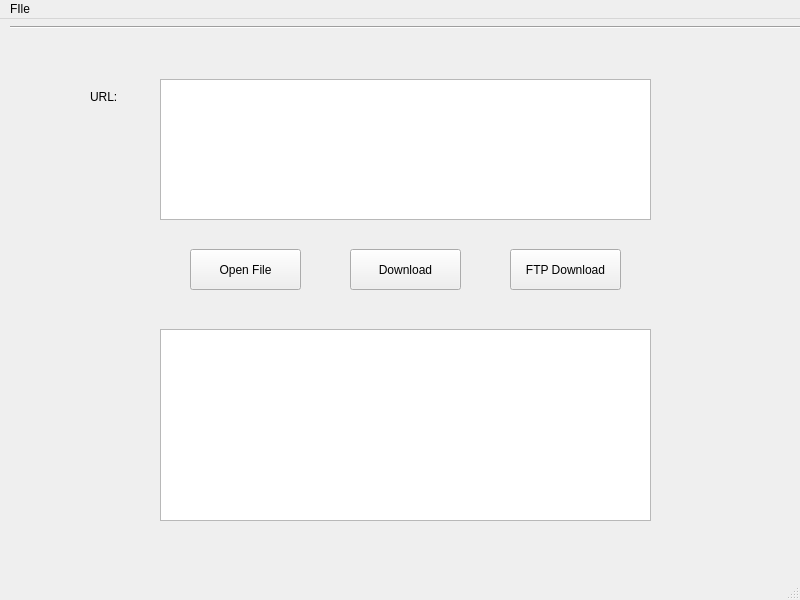
<?xml version="1.0" encoding="UTF-8"?>
<ui version="4.0">
 <class>MainWindow</class>
 <widget class="QMainWindow" name="MainWindow">
  <property name="geometry">
   <rect>
    <x>0</x>
    <y>0</y>
    <width>800</width>
    <height>600</height>
   </rect>
  </property>
  <property name="windowTitle">
   <string>MainWindow</string>
  </property>
  <widget class="QWidget" name="centralwidget">
   <widget class="QTextEdit" name="textEdit">
    <property name="geometry">
     <rect>
      <x>160</x>
      <y>60</y>
      <width>491</width>
      <height>141</height>
     </rect>
    </property>
    <property name="contextMenuPolicy">
     <enum>Qt::ActionsContextMenu</enum>
    </property>
   </widget>
   <widget class="QPushButton" name="btn_inputFile">
    <property name="geometry">
     <rect>
      <x>190</x>
      <y>230</y>
      <width>111</width>
      <height>41</height>
     </rect>
    </property>
    <property name="text">
     <string>Open File</string>
    </property>
   </widget>
   <widget class="QLabel" name="label">
    <property name="geometry">
     <rect>
      <x>90</x>
      <y>70</y>
      <width>72</width>
      <height>15</height>
     </rect>
    </property>
    <property name="text">
     <string>URL:</string>
    </property>
   </widget>
   <widget class="QTextBrowser" name="textBrowser">
    <property name="geometry">
     <rect>
      <x>160</x>
      <y>310</y>
      <width>491</width>
      <height>192</height>
     </rect>
    </property>
   </widget>
   <widget class="Line" name="line">
    <property name="geometry">
     <rect>
      <x>10</x>
      <y>0</y>
      <width>801</width>
      <height>16</height>
     </rect>
    </property>
    <property name="orientation">
     <enum>Qt::Horizontal</enum>
    </property>
   </widget>
   <widget class="QPushButton" name="btn_ftp">
    <property name="geometry">
     <rect>
      <x>510</x>
      <y>230</y>
      <width>111</width>
      <height>41</height>
     </rect>
    </property>
    <property name="text">
     <string>FTP Download</string>
    </property>
   </widget>
   <widget class="QPushButton" name="btn_Download">
    <property name="geometry">
     <rect>
      <x>350</x>
      <y>230</y>
      <width>111</width>
      <height>41</height>
     </rect>
    </property>
    <property name="text">
     <string>Download</string>
    </property>
   </widget>
  </widget>
  <widget class="QMenuBar" name="menubar">
   <property name="geometry">
    <rect>
     <x>0</x>
     <y>0</y>
     <width>800</width>
     <height>26</height>
    </rect>
   </property>
   <widget class="QMenu" name="menu">
    <property name="title">
     <string>FIle</string>
    </property>
    <addaction name="actionOpen_Settings_txt"/>
   </widget>
   <addaction name="menu"/>
  </widget>
  <widget class="QStatusBar" name="statusbar"/>
  <action name="actionOpen_Settings_txt">
   <property name="text">
    <string>Open Settings.txt</string>
   </property>
  </action>
 </widget>
 <resources/>
 <connections>
  <connection>
   <sender>actionOpen_Settings_txt</sender>
   <signal>triggered()</signal>
   <receiver>MainWindow</receiver>
   <slot>close()</slot>
   <hints>
    <hint type="sourcelabel">
     <x>-1</x>
     <y>-1</y>
    </hint>
    <hint type="destinationlabel">
     <x>399</x>
     <y>299</y>
    </hint>
   </hints>
  </connection>
  <connection>
   <sender>btn_Download</sender>
   <signal>clicked()</signal>
   <receiver>MainWindow</receiver>
   <slot>close()</slot>
   <hints>
    <hint type="sourcelabel">
     <x>405</x>
     <y>276</y>
    </hint>
    <hint type="destinationlabel">
     <x>399</x>
     <y>299</y>
    </hint>
   </hints>
  </connection>
  <connection>
   <sender>btn_inputFile</sender>
   <signal>clicked()</signal>
   <receiver>MainWindow</receiver>
   <slot>close()</slot>
   <hints>
    <hint type="sourcelabel">
     <x>245</x>
     <y>276</y>
    </hint>
    <hint type="destinationlabel">
     <x>399</x>
     <y>299</y>
    </hint>
   </hints>
  </connection>
  <connection>
   <sender>btn_ftp</sender>
   <signal>clicked()</signal>
   <receiver>MainWindow</receiver>
   <slot>close()</slot>
   <hints>
    <hint type="sourcelabel">
     <x>565</x>
     <y>276</y>
    </hint>
    <hint type="destinationlabel">
     <x>399</x>
     <y>299</y>
    </hint>
   </hints>
  </connection>
 </connections>
</ui>
